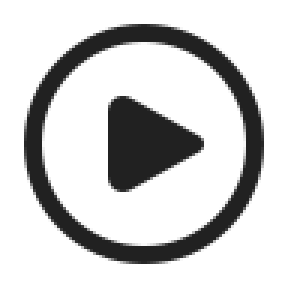
#> input picture polyhost/res/overlay_sources/photocraft/icons/actions.png, 96 x 96 px, given in place of _search.png, which was not available (shown 3 times larger)
$ python fetch_icons.py
#> lines starting #> are read from the running program, lines starting #| are printed output that depends on the picture
### polyhost/res/overlay_sources/icon_fetch.py
#!/usr/bin/env python3
"""Shared fetch/render step for per-app `fetch_icons.py` scripts.

Every app overlay sources most of its glyphs from **Microsoft Fluent UI System
Icons (MIT)** — the house style. Before the 2026-08 batch each app inlined the
same dozen lines of urllib+cairosvg; this factors that out so a per-app
`fetch_icons.py` is a declarative `{filename: "Fluent Folder Name"}` map.

Two conveniences that matter in practice:

* **Size fallback.** Not every Fluent glyph ships a 24px cut (`Arrow Enter` is
  20px-only, `Arrow Step Over` likewise). Passing just the folder name tries
  24/20/28/32/16 and takes the first that exists, so a name that "doesn't work"
  at 24 no longer has to be hand-specified. Pass a full
  `Folder/SVG/ic_fluent_..._24_regular.svg` path to pin one exactly.
* **Retry with backoff.** raw.githubusercontent.com intermittently 403s under
  the session network policy; a single failure is not "the icon is unavailable".
* **Material Symbols fallback.** Fluent has real gaps. A spec of the form
  `ms:<name>` fetches Google Material Symbols (Apache-2.0) instead, and a bare
  Fluent folder name that 404s at every size is retried there before giving up.
  Prefer the explicit form: Material's vocabulary is its own, so the automatic
  pass only ever helps where the two sets already agree on a name.

    from polyhost.res.overlay_sources import icon_fetch
    icon_fetch.fluent({"save": "Save", "undo": "Arrow Undo",
                       "bw": "ms:filter_b_and_w"}, out_dir)
"""
from __future__ import annotations

import time
import urllib.error
import urllib.parse
import urllib.request
from pathlib import Path

import cairosvg

from polyhost.res.overlay_sources import material_symbols

RENDER_PX = 96
# Pinned to one commit of microsoft/fluentui-system-icons (main on 2026-11-15), so a
# later fetch returns the same drawing. To take newer glyphs, change the commit and
# run the fetch script of every set that uses a Fluent icon through this module.
FLUENT_COMMIT = "67e6dec1ee956af3ab4c746a2b3bb6a2e5520a44"
RAW = "https://raw.githubusercontent.com/microsoft/fluentui-system-icons/" + FLUENT_COMMIT + "/assets/{}"
SIZES = (24, 20, 28, 32, 16)
# Material Symbols (Apache-2.0) is the documented backup source. GPLv3 is
# Apache-2.0-compatible; under the project's old GPLv2 it would not have been.
MS_PREFIX = "ms:"
MS_WEIGHT = 300


def _snake(folder: str) -> str:
    return folder.lower().replace(" ", "_").replace("-", "_")


def _get(url: str, tries: int = 4) -> bytes:
    last: Exception | None = None
    for i in range(tries):
        try:
            req = urllib.request.Request(url, headers={"User-Agent": "polykybd"})
            return urllib.request.urlopen(req, timeout=30).read()
        except urllib.error.HTTPError as e:
            if e.code == 404:
                raise
            last = e
        except Exception as e:  # transient DNS/TLS/proxy hiccup
            last = e
        time.sleep(2 ** i)
    raise RuntimeError(f"GET {url} failed after {tries} tries: {last}")


def _fetch_fluent_svg(spec: str) -> tuple[bytes, str]:
    """`spec` is either a full asset path or a Fluent folder name."""
    if "/" in spec:
        candidates = [spec]
    else:
        candidates = [f"{spec}/SVG/ic_fluent_{_snake(spec)}_{s}_regular.svg" for s in SIZES]
    for asset in candidates:
        enc = "/".join(urllib.parse.quote(s) for s in asset.split("/"))
        try:
            return _get(RAW.format(enc)), asset
        except urllib.error.HTTPError as e:
            if e.code != 404:
                raise
    raise FileNotFoundError(f"no Fluent asset for {spec!r} (tried sizes {SIZES})")


# [13 lines left out: function _fetch_material_svg, not called in this run]


def _fetch_svg(spec: str) -> tuple[bytes, str, str]:
    """Resolve one spec to (svg, asset, source).

    Fluent (MIT) is the house style and is tried first. Two ways to reach
    Material Symbols (Apache-2.0) when it has no match:

    * **`"ms:content_cut"`** -- explicit, and the one to prefer. Material's
      vocabulary is its own (`undo`, not `Arrow Undo`; `groups`, not
      `People Team`), so naming the glyph is how you get the RIGHT one.
    * **automatically**, as a last resort: the Fluent folder name is snake-cased
      and tried in Material before giving up.

    ⚠️ The automatic pass is a courtesy, not a substitute for the explicit form.
    It can only succeed where the two sets happen to agree on a name, which for
    a multi-word Fluent folder is essentially never -- `full_screen_maximize`
    and `people_team` do not exist in Material, so the miss is still a miss and
    the error names both sources. Where a bare name DOES resolve in both
    (`search`, `settings`, `calendar`), the concept agrees too, which is what
    makes the attempt safe rather than a coin flip on meaning.
    """
    if spec.startswith(MS_PREFIX):
        svg, asset = _fetch_material_svg(spec[len(MS_PREFIX):])
        return svg, asset, "material-symbols"
    try:
        svg, asset = _fetch_fluent_svg(spec)
        return svg, asset, "ms-fluent"
    except FileNotFoundError as fluent_err:
        if "/" in spec:
            raise
        try:
            svg, asset = _fetch_material_svg(_snake(spec))
        except FileNotFoundError:
            raise FileNotFoundError(
                f"{fluent_err}; and no Material Symbol named "
                f"{_snake(spec)!r}. Pick a name at "
                f"https://fonts.google.com/icons and pass it as "
                f"'{MS_PREFIX}<name>'.") from fluent_err
        return svg, asset, "material-symbols"


def fluent(mapping: dict[str, str], out_dir: Path, render_px: int = RENDER_PX) -> int:
    """Render `{filename_stem: spec}` into `out_dir` as RGBA PNGs.

    A spec is a Fluent folder name, a full Fluent asset path, or
    `"ms:<material_name>"`. The printed line names the source the glyph really
    came from -- record that, with its licence, in the app's `SOURCES.md`.
    """
    out_dir.mkdir(parents=True, exist_ok=True)
    for stem, spec in mapping.items():
        svg, asset, source = _fetch_svg(spec)
        png = cairosvg.svg2png(bytestring=svg, output_width=render_px, output_height=render_px)
        (out_dir / f"{stem}.png").write_bytes(png)
        label = asset if source == "material-symbols" else asset.split("/")[0]
        print(f"  {stem}.png  <- {source}/{label}")
    return len(mapping)


def borrow(mapping: dict[str, str], out_dir: Path) -> int:
    """Copy each ``{file name: sibling app folder}`` icon from that app's icons/.

    For one drawing several apps share: the copy is byte-identical, so with the
    same placement keys every app renders the same cell, and the overlay icon
    library stores it once. Guarded like the other drawn assets: a committed
    file is left as-is.
    """
    import shutil
    here = Path(__file__).resolve().parent
    for name, app in sorted(mapping.items()):
        dest = out_dir / name
        if dest.exists():
            print(f"  {name}  <- committed asset (left as-is)")
        else:
            shutil.copyfile(here / app / "icons" / name, dest)
            print(f"  {name}  <- copied from {app}/icons")
    return len(mapping)

### polyhost/res/overlay_sources/eclipse/fetch_icons.py
#!/usr/bin/env python3
"""Fetch + render the Eclipse IDE shortcut icons (reproducible source step).

Four sources, in this order of preference (SOURCES.md lists every file):

1. **Borrowed** from a sibling editor overlay (`icon_fetch.borrow`),
   byte-identical, where the action is the same as one JetBrains, Sublime Text
   or Zed already draws (step into, format, extract method, move lines...).
   Same action, same picture, and the overlay icon library stores it once.
2. **Microsoft Fluent UI System Icons (MIT)**, the house style, and Google
   **Material Symbols (Apache-2.0)** for the gaps (`ms:` specs).
3. **Badges** (`_badge`): a glyph shrunk to the lower left with a small mark
   top right (a triangle for previous/next, a plus, a cross, a slash). Eclipse
   binds many such pairs, and two keys of one modifier layer must not draw the
   same picture for different actions. Same drawing as Zed's composites.
4. **Word composites** (`_worded`): a small glyph above a 3-4 letter word,
   1-bit at 40x40, for a family whose members differ only by a noun: the
   search family (DECL / REFS / TEXT / OCC), next/previous editor, view and
   perspective (EDIT / VIEW / PERS), the two Maven commands (MVN / POM) and two
   method refactorings (SIG / STAT). Bound with `region: [40, 40]` and
   `mode: alpha`.

The ESC **program mark** is the Eclipse IDE logo from Simple Icons
(`eclipseide`, CC0 artwork; nominative use, see `../brand_marks.py`). It and
every drawn composite are guarded: a committed file is never clobbered.

Run from the repo root with the project venv:

    .venv/bin/python polyhost/res/overlay_sources/eclipse/fetch_icons.py
"""
from __future__ import annotations

import sys
from pathlib import Path

from PIL import Image, ImageDraw, ImageFont

HERE = Path(__file__).resolve().parent
sys.path.insert(0, str(HERE.parents[3]))

from polyhost.res.overlay_sources import action_variants, brand_marks, icon_fetch  # noqa: E402

BOLD = "/usr/share/fonts/truetype/liberation/LiberationSans-Bold.ttf"

# Same action as another editor overlay -> the same committed drawing.
BORROW = {
    # JetBrains: whole-cell drawings, bound with the same 72x40 centred geometry
    "back.png": "jetbrains", "forward.png": "jetbrains",
    "breakpoint.png": "jetbrains", "debug.png": "jetbrains", "run.png": "jetbrains",
    "stepinto.png": "jetbrains", "stepover.png": "jetbrains", "stepout.png": "jetbrains",
    "smartstepinto.png": "jetbrains", "resume.png": "jetbrains", "stop.png": "jetbrains",
    "gotodeclaration.png": "jetbrains", "gotofile.png": "jetbrains",
    "reformat.png": "jetbrains", "rename.png": "jetbrains",
    # JetBrains: Fluent / Material renders, default geometry
    "intentions.png": "jetbrains", "findaction.png": "jetbrains", "build.png": "jetbrains",
    "deleteline.png": "jetbrains", "win_structure.png": "jetbrains",
    "runtocursor.png": "jetbrains", "typehierarchy.png": "jetbrains",
    "callhierarchy.png": "jetbrains", "quickdoc.png": "jetbrains",
    "completion.png": "jetbrains", "paraminfo.png": "jetbrains",
    "evaluate.png": "jetbrains", "optimizeimports.png": "jetbrains",
    "gotoclass.png": "jetbrains", "win_commit.png": "jetbrains",
    "extendselection.png": "jetbrains", "shrinkselection.png": "jetbrains",
    "inline.png": "jetbrains", "extractmethod.png": "jetbrains",
    "introducevariable.png": "jetbrains", "generate.png": "jetbrains",
    "refactorthis.png": "jetbrains",
    # Sublime Text
    "comment.png": "sublime", "blockcomment.png": "sublime", "gotoline.png": "sublime",
    "swapup.png": "sublime", "swapdown.png": "sublime", "joinlines.png": "sublime",
    "insertafter.png": "sublime", "insertbefore.png": "sublime",
    "matchbracket.png": "sublime", "autocomplete.png": "sublime",
    # Zed (its badge composites and Fluent renders)
    "dupup.png": "zed", "dupdown.png": "zed", "nexttab.png": "zed", "prevtab.png": "zed",
    "findprev.png": "zed", "nodeprev.png": "zed", "nodenext.png": "zed",
    "tabswitcher.png": "zed", "saveall.png": "zed", "contextmenu.png": "zed",
    "linenumbers.png": "zed", "hunk.png": "zed", "focusnext.png": "zed",
    "focusprev.png": "zed", "_search.png": "zed", "_code.png": "zed", "_edit.png": "zed",
}

FLUENT = {
    # --- window and navigation ---
    "activateeditor": "Document Edit",
    "maximize": "ms:open_in_full",
    "switcheditor": "Document Multiple",
    "outlinestructure": "ms:list_alt",
    "quickhierarchy": "ms:lan",
    "properties": "ms:page_info",
    "systemmenu": "Navigation",
    "nextpage": "Document Arrow Right",
    "prevpage": "Document Arrow Left",
    "fullscreen": "Full Screen Maximize",
    "showin": "ms:jump_to_element",
    "newmenu": "Add Square",
    "keyassist": "Keyboard",
    "plugin": "Puzzle Piece",
    "closeall": "ms:cancel_presentation",
    "splith": "Split Horizontal",
    "splitv": "Split Vertical",
    "openclipboard": "ms:content_paste_go",
    "findreplace": "ms:find_replace",
    # --- editing ---
    "indent": "Text Indent Increase",
    "uppercase": "Text Case Uppercase",
    "lowercase": "Text Case Lowercase",
    "wordwrap": "Text Wrap",
    "blockselect": "Select Object",
    "insertmode": "Text Edit Style",
    "textblock": "ms:format_quote",
    "addimport": "Arrow Import",
    "javadoc": "Book Add",
    "breadcrumb": "ms:keyboard_double_arrow_right",
    "markocc": "Highlight",
    "move": "Arrow Move",
    "surround": "ms:code_blocks",
    "forcereturn": "ms:keyboard_return",
    "scrollup": "ms:keyboard_double_arrow_up",
    "scrolldown": "ms:keyboard_double_arrow_down",
    # --- debug ---
    "execute": "Play Circle",
    "stepfilters": "Filter",
    "resumeothers": "ms:fast_forward",
    "inspect": "Eye",
    "allinstances": "ms:category",
    "javadocext": "Book Globe",
    # bases for the composites below (underscore = not bound directly)
    "_docsearch": "Document Search",
    "_tabs": "Tabs",
    "_highlight": "Highlight",
    "_record": "Record",
    "_sync": "Arrow Sync",
    "_document": "Document",
    "_function": "ms:function",
    "_arrownext": "Arrow Next",
    "_arrowprev": "Arrow Previous",
    # --- C/C++ editor (cdt.yaml, the STM32CubeIDE set) ---
    "addinclude": "ms:add_link",
    "togglehdr": "ms:swap_horiz",
    "includebrowser": "ms:attach_file",
    "macroexplorer": "ms:expand_content",
    "sortlines": "ms:sort_by_alpha",
    "extractconst": "ms:keep",
    "togglefunc": "ms:swap_vert",
    "alignconst": "ms:format_align_left",
    "copyqualified": "ms:label",
}

# composite -> (base file, badge)
BADGED = {
    "findnext.png": ("_search.png", "down"),
    "resultprev.png": ("_docsearch.png", "up"),
    "resultnext.png": ("_docsearch.png", "down"),
    "editprev.png": ("_edit.png", "left"),
    "editnext.png": ("_edit.png", "right"),
    "subtabprev.png": ("_tabs.png", "left"),
    "subtabnext.png": ("_tabs.png", "right"),
    "elemprev.png": ("_code.png", "left"),
    "elemnext.png": ("_code.png", "right"),
    "blockcommentadd.png": ("blockcomment.png", "plus"),
    "blockcommentdel.png": ("blockcomment.png", "x"),
    "deleteeol.png": ("deleteline.png", "right"),
    "occremove.png": ("_highlight.png", "x"),
    "skipbreakpoints.png": ("_record.png", "slash"),
}

# composite -> (base file, word, badge or None)
WORDED = {
    "searchdecl.png": ("_search.png", "DECL", None),
    "searchrefs.png": ("_search.png", "REFS", None),
    "searchtext.png": ("_search.png", "TEXT", None),
    "searchocc.png": ("_search.png", "OCC", None),
    "incfind.png": ("_search.png", "INC", "down"),
    "incfindrev.png": ("_search.png", "INC", "up"),
    "nexteditor.png": ("_arrownext.png", "EDIT", None),
    "preveditor.png": ("_arrowprev.png", "EDIT", None),
    "nextview.png": ("_arrownext.png", "VIEW", None),
    "prevview.png": ("_arrowprev.png", "VIEW", None),
    "nextpersp.png": ("_arrownext.png", "PERS", None),
    "prevpersp.png": ("_arrowprev.png", "PERS", None),
    "mvnupdate.png": ("_sync.png", "MVN", None),
    "mvnpom.png": ("_document.png", "POM", None),
    "changesig.png": ("_function.png", "SIG", None),
    "makestatic.png": ("_function.png", "STAT", None),
}

INK = (0, 0, 0, 255)


def _triangle(d: ImageDraw.ImageDraw, box: tuple[int, int, int, int], kind: str) -> None:
    x0, y0, x1, y1 = box
    cx, cy = (x0 + x1) // 2, (y0 + y1) // 2
    pts = {"up": [(x0, y1), (x1, y1), (cx, y0)],
           "down": [(x0, y0), (x1, y0), (cx, y1)],
           "right": [(x0, y0), (x0, y1), (x1, cy)],
           "left": [(x1, y0), (x1, y1), (x0, cy)]}[kind]
    d.polygon(pts, fill=INK)


def _badge(base: Path, out: Path, kind: str) -> None:
    """`base` shrunk into the lower-left 72% of a 96px canvas + a badge top right.

    Same geometry as Zed's `_badge`, so a pair drawn here reads as one family
    with the ones borrowed from there. Drawn at 4x and downsampled; opaque
    pixels are what the `alpha` mode lights."""
    s = 4
    u = 96 * s
    img = Image.new("RGBA", (u, u), (0, 0, 0, 0))
    g = Image.open(base).convert("RGBA").resize((int(u * 0.72), int(u * 0.72)), Image.LANCZOS)
    img.alpha_composite(g, (0, u - g.height))
    d = ImageDraw.Draw(img)
    x0, y0, x1, y1 = int(u * 0.70), 0, u - 1, int(u * 0.30)
    w = int(u * 0.045)
    cx, cy = (x0 + x1) // 2, (y0 + y1) // 2
    if kind in ("up", "down", "left", "right"):
        _triangle(d, (x0, y0, x1, y1), kind)
    elif kind == "x":
        d.line([(x0, y0), (x1, y1)], fill=INK, width=w)
        d.line([(x0, y1), (x1, y0)], fill=INK, width=w)
    elif kind == "plus":
        d.line([(cx, y0), (cx, y1)], fill=INK, width=w)
        d.line([(x0, cy), (x1, cy)], fill=INK, width=w)
    elif kind == "slash":
        # A stroke across the whole glyph: "off" / "skip".
        d.line([(int(u * 0.06), u - int(u * 0.04)), (int(u * 0.70), int(u * 0.30))],
               fill=INK, width=int(u * 0.07))
    else:
        raise ValueError(kind)
    img.resize((96, 96), Image.LANCZOS).save(out)


WORD_SIZE = (40, 40)
WORD_FONT_PX = 13
GLYPH_PX = 22


def _worded(base: Path, out: Path, word: str, badge: str | None) -> None:
    """A 22 px glyph (thresholded to 1 bit) above `word` in Liberation Sans Bold
    13 px, on a 40x40 white-on-transparent canvas.

    Static font size and a fixed baseline, so every word of a family sits at
    the same place and only the word differs. A badge, when given, is a small
    triangle right of the glyph."""
    w, h = WORD_SIZE
    mask = Image.new("L", WORD_SIZE, 0)
    g = Image.open(base).convert("RGBA").resize((GLYPH_PX, GLYPH_PX), Image.LANCZOS)
    a = g.split()[3].point(lambda v: 255 if v >= 110 else 0)
    gx = (w - GLYPH_PX) // 2 if badge is None else 4
    mask.paste(255, (gx, 0), a)
    d = ImageDraw.Draw(mask)
    if badge is not None:
        x0 = gx + GLYPH_PX + 2
        box = (x0, 3, x0 + 9, 12) if badge in ("up", "down") else (x0, 2, x0 + 8, 12)
        x_0, y_0, x_1, y_1 = box
        cx = (x_0 + x_1) // 2
        pts = {"up": [(x_0, y_1), (x_1, y_1), (cx, y_0)],
               "down": [(x_0, y_0), (x_1, y_0), (cx, y_1)]}[badge]
        d.polygon(pts, fill=255)
    font = ImageFont.truetype(BOLD, WORD_FONT_PX)
    tw = d.textlength(word, font=font)
    d.text(((w - tw) / 2, h - 2), word, font=font, fill=255, anchor="ls")
    mask = mask.point(lambda v: 255 if v >= 128 else 0)
    img = Image.new("RGBA", WORD_SIZE, (255, 255, 255, 0))
    img.putalpha(mask)
    img.save(out)


def _guarded(out: Path, name: str, make) -> None:
    f = out / name
    if f.exists():
        print(f"  {name}  <- committed asset (left as-is)")
    else:
        make(f)
        print(f"  {name}  <- drawn")


# Different actions that start from one icon: each gets its own picture
# (one icon per action, maintainer 2026-11-15). See action_variants.py.
VARIANTS = {
    "opentypehierarchy.png": ("combine", "typehierarchy.png", "_search.png"),
}


def main() -> int:
    out = HERE / "icons"
    out.mkdir(parents=True, exist_ok=True)
    icon_fetch.borrow(BORROW, out)
    icon_fetch.fluent(FLUENT, out)
#> (the call stopped at in _get, `return urllib.request.urlopen(req, timeout=30).read()`: the network is not available in this run)
    for name, (base, kind) in BADGED.items():
        _guarded(out, name, lambda f, b=base, k=kind: _badge(out / b, f, k))
#> in _badge, `img = Image.new("RGBA", (u, u), (0, 0, 0, 0))`: img: PIL image 384x384 RGBA; every value is 0
#> in _badge, `g = Image.open(base).convert("RGBA").resize((int(u * 0.72), int(u * 0...`:
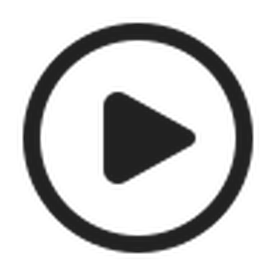
#> g: PIL image 276x276 RGBA; mean R, G, B, A 9.4, 9.4, 9.4, 56.4; transparent parts drawn white
#> in _badge, `img.alpha_composite(g, (0, u - g.height))`:
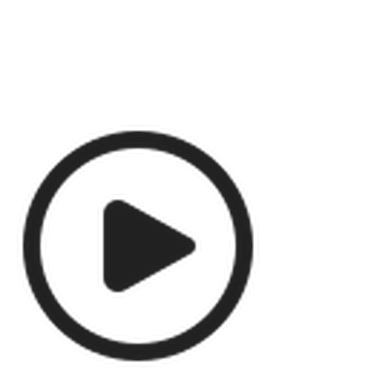
#> img: PIL image 384x384 RGBA; mean R, G, B, A 4.9, 4.9, 4.9, 29.2; transparent parts drawn white
#> in _badge, `img.resize((96, 96), Image.LANCZOS).save(out)`:
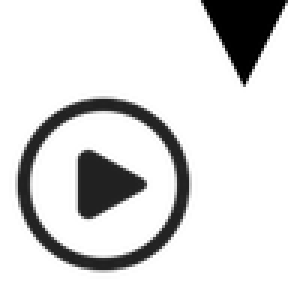
#> saved as findnext.png: PIL image 96x96 RGBA (shown 3 times larger); mean R, G, B, A 4.8, 4.8, 4.8, 40.9; transparent parts drawn white
#> in _badge, `img.resize((96, 96), Image.LANCZOS).save(out)`:
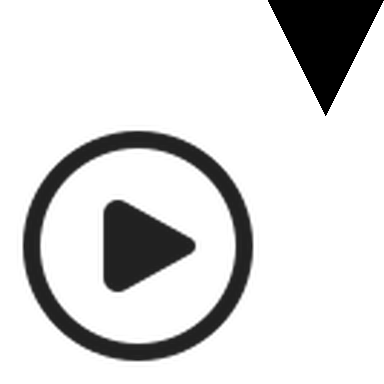
#> img: PIL image 384x384 RGBA; mean R, G, B, A 4.9, 4.9, 4.9, 40.9; transparent parts drawn white
#> pass 2 of the loop in main, `for name, (base, kind) in BADGED.items():`:
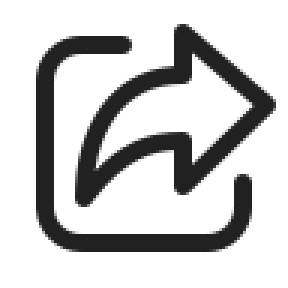
#> input picture polyhost/res/overlay_sources/photocraft/icons/exportas.png, 96 x 96 px, given in place of _docsearch.png, which was not available (shown 3 times larger)
#> in _badge (call 2), `g = Image.open(base).convert("RGBA").resize((int(u * 0.72), int(u * 0...`:
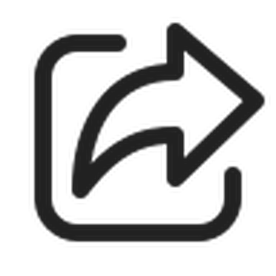
#> g: PIL image 276x276 RGBA; mean R, G, B, A 10.8, 10.8, 10.8, 60.4; transparent parts drawn white
#> in _badge (call 2), `img.resize((96, 96), Image.LANCZOS).save(out)`:
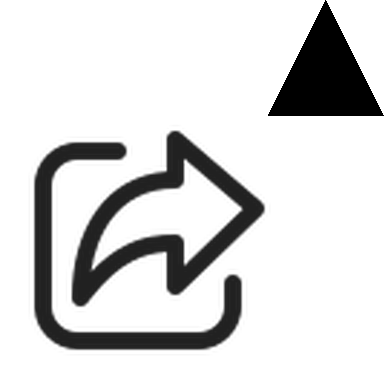
#> img: PIL image 384x384 RGBA; mean R, G, B, A 5.6, 5.6, 5.6, 42.9; transparent parts drawn white
    for name, (base, word, badge) in WORDED.items():
        _guarded(out, name, lambda f, b=base, wd=word, k=badge: _worded(out / b, f, wd, k))
    brand_marks.ensure(out / "eclipse.png", "eclipseide")
    print(f"Wrote icons to {out}")
    action_variants.make(out, VARIANTS)
    return 0


if __name__ == "__main__":
#> (the run stopped early here; a loop or call above may not have finished)
